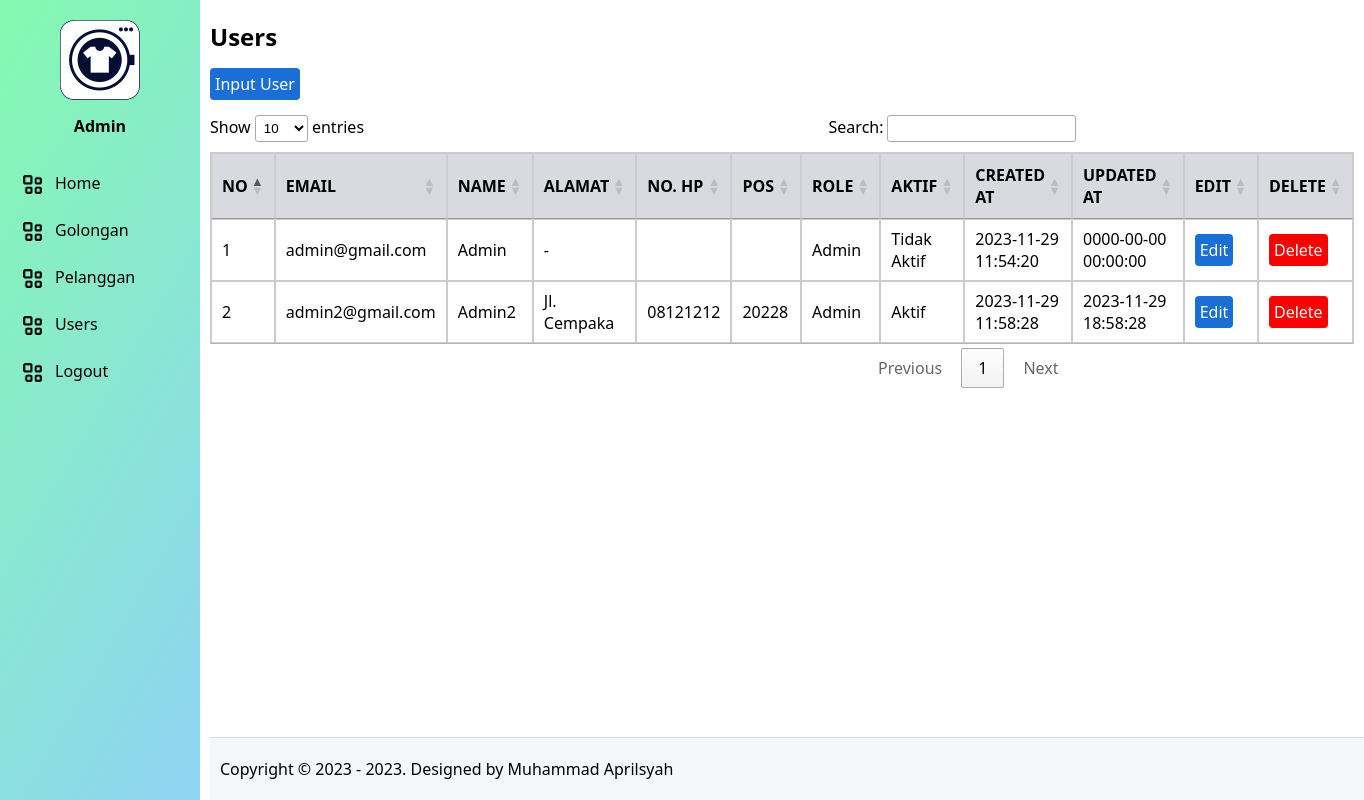
The app's page /users (signed in) with its own data.
### tables this page shows
CREATE TABLE `tb_users`  (
  `user_id` int NOT NULL AUTO_INCREMENT,
  `user_email` varchar(50) NOT NULL,
  `user_password` varchar(100) NOT NULL,
  `user_nama` varchar(100) NOT NULL,
  `user_alamat` text NOT NULL,
  `user_hp` varchar(25) NOT NULL,
  `user_pos` varchar(5) NOT NULL,
  `user_role` tinyint NOT NULL,
  `user_aktif` tinyint NOT NULL,
  `created_at` timestamp NOT NULL DEFAULT current_timestamp ON UPDATE CURRENT_TIMESTAMP,
  `updated_at` datetime NOT NULL,
  PRIMARY KEY (`user_id`) USING BTREE
);

### app/core/Controller.php (called while the page is built, shortened)
<?php
class Controller
{
	public function dashboard($view, $data = [])
	{
		require_once ROOT . "layouts/dashboard.php";
	}
}

### app/controllers/Users.php (called while the page is built, shortened)
<?php
class Users extends Controller
{
	public object $model;
	public function __construct()
	{
		$this->model = new \App\Models\User();
	}
	public function index()
	{
		$data['rows'] = $this->model->show();
		$this->dashboard('users/index', $data);
	}
}

### index.php (called while the page is built, shortened)
<?php
new App\Core\Bootstrap();

### app/core/Model.php (called while the page is built, shortened)
<?php
class Model
{
	public function __construct()
	{
		try {
			$this->db = new PDO("mysql:host=localhost;dbname=dbpbwl_project10", "root", "");
		} catch (Exception $e) {
			die("error! " . $e->getMessage());
		}
	}
}

### app/models/User.php (called while the page is built, shortened)
<?php
class User extends Model
{
      public function show()
      {
            $query = "SELECT * FROM tb_users";
            $stmt = $this->db->prepare($query);
            $stmt->execute();
            return $this->selects($stmt);
      }
}

### app/views/users/index.php (the view)
<h2>Users</h2>
<a href="<?php echo URL; ?>/users/input" class="btn">Input User</a>
<table id="dtb">
      <thead>
      <tr>
            <th>NO</th>
            <th>EMAIL</th>
            <th>NAME</th>
            <th>ALAMAT</th>
            <th>NO. HP</th>
            <th>POS</th>
            <th>ROLE</th>
            <th>AKTIF</th>
            <th>CREATED AT</th>
            <th>UPDATED AT</th>
            <th>EDIT</th>
            <th>DELETE</th>
      </tr>
      </thead>
      <tbody>
      <?php $no = 1;
      foreach ($data['rows'] as $row) { ?>
            <tr>
                  <td><?php echo $no; ?></td>
                  <td><?php echo $row['user_email']; ?></td>
                  <td><?php echo $row['user_nama']; ?></td>
                  <td><?php echo $row['user_alamat']; ?></td>
                  <td><?php echo $row['user_hp']; ?></td>
                  <td><?php echo $row['user_pos']; ?></td>
                  <td><?php
                        if($row['user_role'] == '1')
                        {
                              echo "Admin";
                        }else{
                              echo "Pengguna";
                        }
                  ?></td>
                  <td><?php
                        if($row['user_aktif'] == '1')
                        {
                              echo "Aktif";
                        }else{
                              echo "Tidak Aktif";
                        }
                  ?></td>
                  <td><?php echo $row['created_at']; ?></td>
                  <td><?php echo $row['updated_at']; ?></td>
                  <td><a href="<?php echo URL; ?>/users/edit/<?php echo $row['user_id']; ?>" class="btn">Edit</a></td>
                  <td><a href="<?php echo URL; ?>/users/delete/<?php echo $row['user_id']; ?>" class="btn" style="background-color: red; color:white;" onclick="return confirm('Are you sure?')">Delete</a></td>
            </tr>
      <?php $no++;
      } ?>
      </tbody>
</table>

### app/core/Bootstrap.php (shortened to what this page needs)
<?php
class Bootstrap
{
	public function __construct()
	{
		if (isset($_GET['page'])) {
			$url = filter_var($_GET['page'], FILTER_SANITIZE_URL);
			$url = str_replace(' ', '', $url);
			$url = explode('/', $url);
			$page = ucfirst(array_shift($url));
			if (file_exists(ROOT . "app/controllers/" . $page . ".php")) {
				$controller = new $class;
				if ($url != null) {
					$action = array_shift($url);
				} else {
					$action = "";
				}
				if (method_exists($controller, $action)) {
					$params = array_values($url);
					if (!empty($params)) {
						call_user_func_array(array($controller, $action), $params);
					} else {
						$controller->{$action}(@$url);
					}
				} else {
					$controller->index();
				}
			} else {
				$class = "App\\Core\\Error";
				$controller = new $class();
				$controller->fileNotFound();
			}
		} else {
			$class = "App\\Controllers\\Index";
			$controller = new $class();
			$controller->index();
		}
	}
}

### layouts/dashboard.php (shortened to what this page needs)
<!DOCTYPE html>
<html lang="en">
<head>
	<link rel="stylesheet" href="<?php echo AST; ?>/datatables/datatables.min.css">
	<link rel="stylesheet" href="<?php echo AST; ?>/css/style.css">
</head>
<body>
	<aside>
		<header>
			<img src="<?php echo AST; ?>/img/logo.png" class="brand">
			<div class="user"><?php echo $_SESSION['user_nama']; ?></div>
		</header>
		<nav>
			<ul>
				<li>
					<a href="<?php echo URL; ?>/dashboard">
						<img class="icon" src="<?php echo AST; ?>/img/menu.png" alt=""> Home
					</a>
				</li>
				<li>
					<a href="<?php echo URL; ?>/golongan">
						<img class="icon" src="<?php echo AST; ?>/img/menu.png" alt=""> Golongan
					</a>
				</li>
				<li>
					<a href="<?php echo URL; ?>/pelanggan">
						<img class="icon" src="<?php echo AST; ?>/img/menu.png" alt=""> Pelanggan
					</a>
				</li>
				<li>
					<a href="<?php echo URL; ?>/users">
						<img class="icon" src="<?php echo AST; ?>/img/menu.png" alt=""> Users
					</a>
				</li>
				<li>
					<a href="<?php echo URL; ?>/dashboard/logout">
						<img class="icon" src="<?php echo AST; ?>/img/menu.png" alt=""> Logout
					</a>
				</li>
			</ul>
		</nav>
	</aside>
	<main style="margin-bottom: 100px;">
		<article>
			<?php require_once ROOT . "app/views/" . $view . ".php"; ?>
		</article>
		<footer>
			Copyright &copy; 2023 - <?php echo date('Y'); ?>. Designed by Muhammad Aprilsyah
		</footer>
	</main>
</body>
</html>

### layouts/assets/css/style.css (style rules this page uses)
body { font-family: 'Segoe UI', Tahoma, Geneva, Verdana, sans-serif; margin: 0; }
a { text-decoration: none; }
aside { height: 100%; width: 200px; position: fixed; top: 0; left: 0; background-color: #F0F2F5; }
header { text-align: center; padding: 20px 0; }
.brand { width: 80px; }
.user { font-weight: bold; padding-top: 10px; }
main { margin-left: 210px; }
article { width: 75%; }
nav ul { list-style-type: none; margin: 0; padding: 0; }
nav a { padding: 10px 20px; margin: 5px 0 5px 0; display: block; color: #000000; }
nav .icon { width: 25px; float: left; padding-right: 10px; }
table { margin-top: 20px !important; border: 1px solid #cccccc; border-collapse: collapse; width: 100%; }
table th { border: 1px solid #cccccc; padding: 8px; background-color: #d8dadf; }
table td { border: 1px solid #cccccc; padding: 8px; }
.btn { background-color: #1a6ed8; border-radius: 4px; color: #ffffff; padding: 5px; }
footer { position: fixed; bottom: 0px; padding: 20px 0 20px 10px; background-color: #f5f7fa; width: 100%; border-top: 1px solid #d8dadf; }

### layouts/dashboard.php (style rules this page uses)
aside { background-image: linear-gradient(120deg, #84fab0 0%, #8fd3f4 100%); }
nav ul li a { text-decoration: none; }

### records on screen
tb_users: user_email "admin@gmail.com", user_nama "Admin", user_alamat "-", user_role "Admin", user_aktif "Tidak Aktif", created_at "2023-11-29 11:54:20", updated_at "0000-00-00 00:00:00"
tb_users: user_email "admin2@gmail.com", user_nama "Admin2", user_alamat "Jl. Cempaka", user_hp "08121212", user_pos "20228", user_role "Admin", user_aktif "Aktif", created_at "2023-11-29 11:58:28", updated_at "2023-11-29 18:58:28"

### other values on screen
$_SESSION['user_nama'] "Admin"
